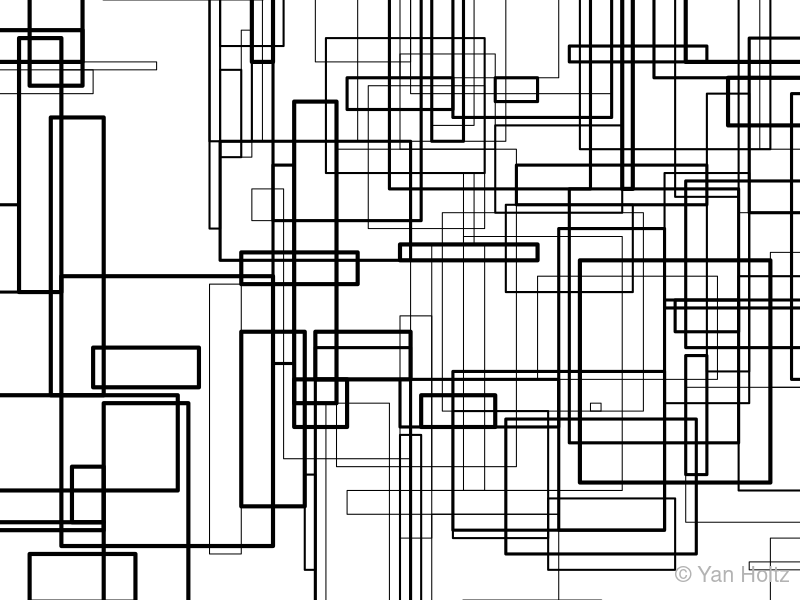

Here is the R script that generated this plot:
set.seed(250)
par(mar=c(0,0,0,0) , bg="white" )
plot(1,1,col="white",xlim=c(10,80) , ylim=c(10,80) ,xaxt="n", yaxt="n" , bty="n" , xlab="" , ylab="")
for(i in c(1:150)){
    col=rgb( sample(seq(0,1,0.01) , 1),  sample(seq(0,1,0.01) , 1),  sample(seq(0,1,0.01) , 1), 1)
    a=sample(1:100 , 1)
    b=sample(1:100 , 1)
    rect(a,b,a+sample(1:20 , 1),b+sample(1:40 , 1) , col="transparent", border="black", lwd=sample(1:4 , 1) )
}
legend("bottomright", legend = "© Yan Holtz", bty = "n", text.col = "gray70", cex=1.3, angle=90)
